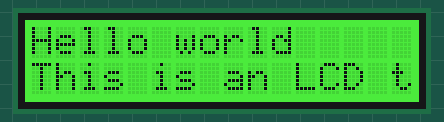
The program below on a simulated Raspberry Pi (BCM pin numbers) with a GrovePi. On the bench: 16×2 character LCD. At 3.2 s the program stops and its outputs stay as they are.

Above: at 0.51 s.
At 1.74 s:
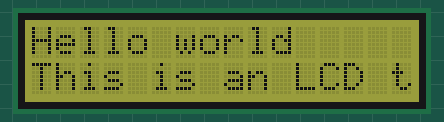
At 2.35 s:
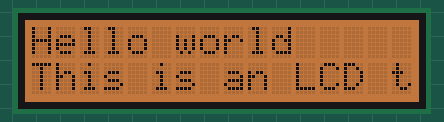
At 3.3 s:
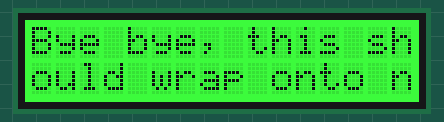

The program:

grove_rgb_lcd.py
```python
#!/usr/bin/env python
#
# GrovePi Example for using the Grove - LCD RGB Backlight (http://www.seeedstudio.com/wiki/Grove_-_LCD_RGB_Backlight)
#
# The GrovePi connects the Raspberry Pi and Grove sensors.  You can learn more about GrovePi here:  http://www.dexterindustries.com/GrovePi
#
# Have a question about this example?  Ask on the forums here:  http://www.dexterindustries.com/forum/?forum=grovepi
#
'''
## License

The MIT License (MIT)

GrovePi for the Raspberry Pi: an open source platform for connecting Grove Sensors to the Raspberry Pi.
Copyright (C) 2015  Dexter Industries

Permission is hereby granted, free of charge, to any person obtaining a copy
of this software and associated documentation files (the "Software"), to deal
in the Software without restriction, including without limitation the rights
to use, copy, modify, merge, publish, distribute, sublicense, and/or sell
copies of the Software, and to permit persons to whom the Software is
furnished to do so, subject to the following conditions:

The above copyright notice and this permission notice shall be included in
all copies or substantial portions of the Software.

THE SOFTWARE IS PROVIDED "AS IS", WITHOUT WARRANTY OF ANY KIND, EXPRESS OR
IMPLIED, INCLUDING BUT NOT LIMITED TO THE WARRANTIES OF MERCHANTABILITY,
FITNESS FOR A PARTICULAR PURPOSE AND NONINFRINGEMENT. IN NO EVENT SHALL THE
AUTHORS OR COPYRIGHT HOLDERS BE LIABLE FOR ANY CLAIM, DAMAGES OR OTHER
LIABILITY, WHETHER IN AN ACTION OF CONTRACT, TORT OR OTHERWISE, ARISING FROM,
OUT OF OR IN CONNECTION WITH THE SOFTWARE OR THE USE OR OTHER DEALINGS IN
THE SOFTWARE.
'''
#
# NOTE:
# 	Just supports setting the backlight colour, and
# 	putting a single string of text onto the display
# 	Doesn't support anything clever, cursors or anything

import time,sys
import RPi.GPIO as GPIO
import smbus

# this device has two I2C addresses
DISPLAY_RGB_ADDR = 0x62
DISPLAY_TEXT_ADDR = 0x3e

# use the bus that matches your raspi version
rev = GPIO.RPI_REVISION
if rev == 2 or rev == 3:
    bus = smbus.SMBus(1)
else:
    bus = smbus.SMBus(0)

# set backlight to (R,G,B) (values from 0..255 for each)
def setRGB(r,g,b):
    bus.write_byte_data(DISPLAY_RGB_ADDR,0,0)
    bus.write_byte_data(DISPLAY_RGB_ADDR,1,0)
    bus.write_byte_data(DISPLAY_RGB_ADDR,0x08,0xaa)
    bus.write_byte_data(DISPLAY_RGB_ADDR,4,r)
    bus.write_byte_data(DISPLAY_RGB_ADDR,3,g)
    bus.write_byte_data(DISPLAY_RGB_ADDR,2,b)

# send command to display (no need for external use)
def textCommand(cmd):
    bus.write_byte_data(DISPLAY_TEXT_ADDR,0x80,cmd)

# set display text \n for second line(or auto wrap)
def setText(text):
    textCommand(0x01) # clear display
    time.sleep(.05)
    textCommand(0x08 | 0x04) # display on, no cursor
    textCommand(0x28) # 2 lines
    time.sleep(.05)
    count = 0
    row = 0
    for c in text:
        if c == '\n' or count == 16:
            count = 0
            row += 1
            if row == 2:
                break
            textCommand(0xc0)
            if c == '\n':
                continue
        count += 1
        bus.write_byte_data(DISPLAY_TEXT_ADDR,0x40,ord(c))


# example code
if __name__=="__main__":
    setText("Hello world\nThis is an LCD test")
    setRGB(0,128,64)
    for c in range(0,255):
        setRGB(c,255-c,0)
        time.sleep(0.01)
    setRGB(0,255,0)
    setText("Bye bye, this should wrap onto next line")
```
